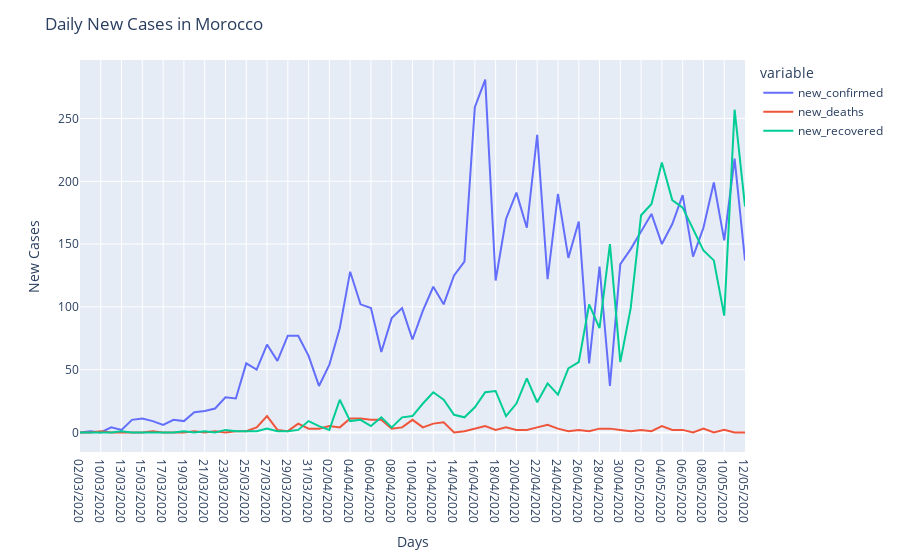

The cell this chart's notebook holds for it:
### Code cell
#hide_input

# data
df_long=pd.melt(new_cases_df, id_vars=['Dates'], value_vars=['new_confirmed','new_deaths','new_recovered'])

# plotly 
fig = px.line(df_long, x='Dates', y='value', color='variable')
fig.update_layout(title='Daily New Cases in Morocco',
                   xaxis_title='Days',
                   yaxis_title='New Cases')
# Show plot 
fig.show()

### Figure 1 — Plotly figure (JSON) as saved in the notebook; plotly's stock layout.template omitted (floating-point values rounded to 4 significant figures)
{"data": [{"hovertemplate": "variable=new_confirmed<br>Dates=%{x}<br>value=%{y}<extra></extra>", "legendgroup": "new_confirmed", "line": {"color": "#636efa", "dash": "solid"}, "mode": "lines", "name": "new_confirmed", "showlegend": true, "type": "scatter", "x": ["02/03/2020", "05/03/2020", "10/03/2020", "11/03/2020", "13/03/2020", "14/03/2020", "15/03/2020", "16/03/2020", "17/03/2020", "18/03/2020", "19/03/2020", "20/03/2020", "21/03/2020", "22/03/2020", "23/03/2020", "24/03/2020", "25/03/2020", "26/03/2020", "27/03/2020", "28/03/2020", "29/03/2020", "30/03/2020", "31/03/2020", "01/04/2020", "02/04/2020", "03/04/2020", "04/04/2020", "05/04/2020", "06/04/2020", "07/04/2020", "08/04/2020", "09/04/2020", "10/04/2020", "11/04/2020", "12/04/2020", "13/04/2020", "14/04/2020", "15/04/2020", "16/04/2020", "17/04/2020", "18/04/2020", "19/04/2020", "20/04/2020", "21/04/2020", "22/04/2020", "23/04/2020", "24/04/2020", "25/04/2020", "26/04/2020", "27/04/2020", "28/04/2020", "29/04/2020", "30/04/2020", "01/05/2020", "02/05/2020", "03/05/2020", "04/05/2020", "05/05/2020", "06/05/2020", "07/05/2020", "08/05/2020", "09/05/2020", "10/05/2020", "11/05/2020", "12/05/2020"], "xaxis": "x", "y": [0, 1, 0, 4, 2, 10, 11, 9, 6, 10, 9, 16, 17, 19, 28, 27, 55, 50, 70, 57, 77, 77, 61, 37, 54, 83, 128, 102, 99, 64, 91, 99, 74, 97, 116, 102, 125, 136, 259, 281, 121, 170, 191, 163, 237, 122, 190, 139, 168, 55, 132, 37, 134, 146, 160, 174, 150, 166, 189, 140, 163, 199, 153, 218, 137], "yaxis": "y"}, {"hovertemplate": "variable=new_deaths<br>Dates=%{x}<br>value=%{y}<extra></extra>", "legendgroup": "new_deaths", "line": {"color": "#EF553B", "dash": "solid"}, "mode": "lines", "name": "new_deaths", "showlegend": true, "type": "scatter", "x": ["02/03/2020", "05/03/2020", "10/03/2020", "11/03/2020", "13/03/2020", "14/03/2020", "15/03/2020", "16/03/2020", "17/03/2020", "18/03/2020", "19/03/2020", "20/03/2020", "21/03/2020", "22/03/2020", "23/03/2020", "24/03/2020", "25/03/2020", "26/03/2020", "27/03/2020", "28/03/2020", "29/03/2020", "30/03/2020", "31/03/2020", "01/04/2020", "02/04/2020", "03/04/2020", "04/04/2020", "05/04/2020", "06/04/2020", "07/04/2020", "08/04/2020", "09/04/2020", "10/04/2020", "11/04/2020", "12/04/2020", "13/04/2020", "14/04/2020", "15/04/2020", "16/04/2020", "17/04/2020", "18/04/2020", "19/04/2020", "20/04/2020", "21/04/2020", "22/04/2020", "23/04/2020", "24/04/2020", "25/04/2020", "26/04/2020", "27/04/2020", "28/04/2020", "29/04/2020", "30/04/2020", "01/05/2020", "02/05/2020", "03/05/2020", "04/05/2020", "05/05/2020", "06/05/2020", "07/05/2020", "08/05/2020", "09/05/2020", "10/05/2020", "11/05/2020", "12/05/2020"], "xaxis": "x", "y": [0, 0, 1, 0, 0, 0, 0, 1, 0, 0, 0, 1, 0, 1, 0, 1, 1, 4, 13, 2, 1, 7, 3, 3, 5, 4, 11, 11, 10, 10, 3, 4, 10, 4, 7, 8, 0, 1, 3, 5, 2, 4, 2, 2, 4, 6, 3, 1, 2, 1, 3, 3, 2, 1, 2, 1, 5, 2, 2, 0, 3, 0, 2, 0, 0], "yaxis": "y"}, {"hovertemplate": "variable=new_recovered<br>Dates=%{x}<br>value=%{y}<extra></extra>", "legendgroup": "new_recovered", "line": {"color": "#00cc96", "dash": "solid"}, "mode": "lines", "name": "new_recovered", "showlegend": true, "type": "scatter", "x": ["02/03/2020", "05/03/2020", "10/03/2020", "11/03/2020", "13/03/2020", "14/03/2020", "15/03/2020", "16/03/2020", "17/03/2020", "18/03/2020", "19/03/2020", "20/03/2020", "21/03/2020", "22/03/2020", "23/03/2020", "24/03/2020", "25/03/2020", "26/03/2020", "27/03/2020", "28/03/2020", "29/03/2020", "30/03/2020", "31/03/2020", "01/04/2020", "02/04/2020", "03/04/2020", "04/04/2020", "05/04/2020", "06/04/2020", "07/04/2020", "08/04/2020", "09/04/2020", "10/04/2020", "11/04/2020", "12/04/2020", "13/04/2020", "14/04/2020", "15/04/2020", "16/04/2020", "17/04/2020", "18/04/2020", "19/04/2020", "20/04/2020", "21/04/2020", "22/04/2020", "23/04/2020", "24/04/2020", "25/04/2020", "26/04/2020", "27/04/2020", "28/04/2020", "29/04/2020", "30/04/2020", "01/05/2020", "02/05/2020", "03/05/2020", "04/05/2020", "05/05/2020", "06/05/2020", "07/05/2020", "08/05/2020", "09/05/2020", "10/05/2020", "11/05/2020", "12/05/2020"], "xaxis": "x", "y": [0, 0, 0, 0, 1, 0, 0, 0, 0, 0, 1, 0, 1, 0, 2, 1, 1, 1, 3, 1, 1, 2, 9, 5, 2, 26, 9, 10, 5, 12, 4, 12, 13, 23, 32, 26, 14, 12, 20, 32, 33, 13, 23, 43, 24, 39, 30, 51, 56, 102, 83, 150, 56, 99, 173, 182, 215, 185, 179, 162, 145, 137, 93, 257, 180], "yaxis": "y"}], "layout": {"legend": {"title": {"text": "variable"}, "tracegroupgap": 0}, "margin": {"t": 60}, "title": {"text": "Daily New Cases in Morocco"}, "xaxis": {"anchor": "y", "domain": [0, 1], "title": {"text": "Days"}}, "yaxis": {"anchor": "x", "domain": [0, 1], "title": {"text": "New Cases"}}}}
